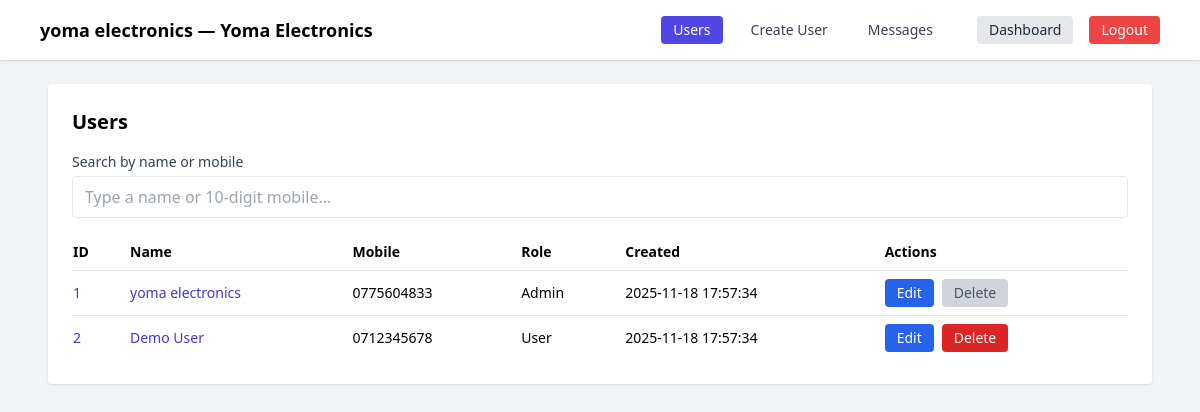
/admin.php (signed in), run on the app's committed database.
### tables this page shows
CREATE TABLE `users` (
  `id` INT UNSIGNED NOT NULL AUTO_INCREMENT,
  `username` VARCHAR(191) NOT NULL,
  `mobile_number` VARCHAR(20) NOT NULL,
  `password_hash` VARCHAR(255) NULL,
  `is_admin` TINYINT(1) NOT NULL DEFAULT 0,
  `created_at` TIMESTAMP NOT NULL DEFAULT CURRENT_TIMESTAMP,
  `updated_at` TIMESTAMP NOT NULL DEFAULT CURRENT_TIMESTAMP ON UPDATE CURRENT_TIMESTAMP,
  PRIMARY KEY (`id`),
  UNIQUE KEY `uniq_username` (`username`),
  UNIQUE KEY `uniq_mobile` (`mobile_number`)
);

### config.php (called while the page is built, shortened)
<?php
function db() {
    static $pdo = null;
    if ($pdo === null) {
        $dsn = 'mysql:host=' . DB_HOST . ';port=' . DB_PORT . ';dbname=' . DB_NAME . ';charset=utf8mb4';
        try {
            $pdo = new PDO($dsn, DB_USER, DB_PASS, [
                PDO::ATTR_ERRMODE => PDO::ERRMODE_EXCEPTION,
                PDO::ATTR_DEFAULT_FETCH_MODE => PDO::FETCH_ASSOC,
            ]);
        } catch (PDOException $e) {
            http_response_code(500);
            echo '<h1>Database connection failed</h1>';
            echo '<p>Please ensure MySQL is running, setup.sql is imported, and config.php credentials are correct.</p>';
            exit;
        }
    }
    return $pdo;
}
?>

### admin.php (the view, shortened to what this page needs)
<?php
require_once __DIR__ . '/config.php';
$q = isset($_GET['q']) ? trim((string)$_GET['q']) : '';
$params = [];
$sql = 'SELECT id, username, mobile_number, is_admin, created_at FROM users';
$sql .= ' ORDER BY created_at DESC LIMIT 100';
if (!empty($params)) {
  $stmt = db()->prepare($sql);
  $stmt->execute($params);
  $users = $stmt->fetchAll();
} else {
  $users = db()->query($sql)->fetchAll();
}
?>
<!doctype html>
<html lang="en">
<head>
  <script src="https://cdn.tailwindcss.com"></script>
</head>
<body class="bg-gray-100 min-h-screen">
  <?php include __DIR__ . '/includes/admin_nav.php'; ?>
  <main class="max-w-6xl mx-auto p-6 space-y-6">
    <section class="bg-white rounded shadow p-6">
      <h2 class="text-xl font-semibold mb-4">Users</h2>
      <form id="userSearchForm" method="get" class="mb-4">
        <label class="block text-sm font-medium text-gray-700 mb-1" for="q">Search by name or mobile</label>
        <input id="q" name="q" value="<?= htmlspecialchars($q) ?>" class="mt-1 block w-full px-3 py-2 border rounded focus:outline-none focus:ring-2 focus:ring-indigo-500" placeholder="Type a name or 10-digit mobile..." autocomplete="off" />
      </form>
      <div class="overflow-x-auto">
        <table class="min-w-full text-sm">
          <thead>
            <tr class="text-left border-b">
              <th class="py-2 pr-4">ID</th>
              <th class="py-2 pr-4">Name</th>
              <th class="py-2 pr-4">Mobile</th>
              <th class="py-2 pr-4">Role</th>
              <th class="py-2 pr-4">Created</th>
              <th class="py-2 pr-4">Actions</th>
            </tr>
          </thead>
          <tbody id="usersTbody">
            <?php foreach ($users as $u): ?>
              <?php $listingHref = '/Kaveesha/add_listing.php?user_id=' . (int)$u['id']; ?>
              <tr class="border-b last:border-0 cursor-pointer hover:bg-indigo-50" data-href="<?= $listingHref ?>">
                <td class="py-2 pr-4"><a href="<?= $listingHref ?>" class="text-indigo-700 hover:underline" title="Add listing for user #<?= (int)$u['id'] ?>"><?= (int)$u['id'] ?></a></td>
                <td class="py-2 pr-4"><a href="<?= $listingHref ?>" class="text-indigo-700 hover:underline" title="Add listing for <?= htmlspecialchars($u['username']) ?>"><?= htmlspecialchars($u['username']) ?></a></td>
                <td class="py-2 pr-4"><?= htmlspecialchars($u['mobile_number']) ?></td>
                <td class="py-2 pr-4"><?= !empty($u['is_admin']) ? 'Admin' : 'User' ?></td>
                <td class="py-2 pr-4"><?= htmlspecialchars($u['created_at']) ?></td>
                <td class="py-2 pr-4">
                  <div class="flex items-center gap-2">
                    <a href="/Kaveesha/admin_user_edit.php?id=<?= (int)$u['id'] ?>" class="inline-block px-3 py-1 bg-blue-600 text-white rounded hover:bg-blue-700">Edit</a>
                    <form action="/Kaveesha/admin_user_delete.php" method="post" onsubmit="return confirm('Delete this user? This cannot be undone.');">
                      <?php $isSelf = isset($_SESSION['user_id']) && ((int)$_SESSION['user_id'] === (int)$u['id']); ?>
                      <button type="submit" class="px-3 py-1 rounded <?= $isSelf ? 'bg-gray-300 text-gray-600 cursor-not-allowed' : 'bg-red-600 text-white hover:bg-red-700' ?>" <?= $isSelf ? 'disabled' : '' ?>>Delete</button>
                    </form>
                  </div>
                </td>
              </tr>
            <?php endforeach; ?>
          </tbody>
        </table>
      </div>
    </section>
  </main>
</body>
</html>

### includes/admin_nav.php (shortened to what this page needs)
<?php
$current = basename($_SERVER['PHP_SELF']);
$isUsers = in_array($current, ['admin.php', 'admin_users.php'], true);
$isCreate = ($current === 'admin_create_user.php');
if (!function_exists('nav_link_classes')) {
    function nav_link_classes($active) {
        $base = 'text-sm px-3 py-1 rounded transition-colors';
        return $active
            ? $base . ' bg-indigo-600 text-white'
            : $base . ' text-gray-700 hover:bg-gray-100';
    }
}
$adminName = isset($_SESSION['user']) ? (string)$_SESSION['user'] : 'Admin';
if (!empty($_SESSION['user_id']) && empty($_SESSION['cached_username'])) {
  try {
    $stmt = db()->prepare('SELECT username FROM users WHERE id = ? LIMIT 1');
    $stmt->execute([(int)$_SESSION['user_id']]);
    $row = $stmt->fetch();
    if ($row && isset($row['username']) && $row['username'] !== '') {
      $adminName = (string)$row['username'];
      $_SESSION['cached_username'] = $adminName;
    }
  } catch (Throwable $e) {
  }
} elseif (!empty($_SESSION['cached_username'])) {
  $adminName = $_SESSION['cached_username'];
}
?>
<nav class="bg-white shadow">
  <div class="max-w-6xl mx-auto px-4 py-4 flex items-center justify-between">
  <div class="text-lg font-semibold"><?= htmlspecialchars($adminName) ?> — Yoma Electronics</div>
    <div class="hidden md:flex items-center space-x-8">
      <div class="flex items-center space-x-4">
        <a href="/Kaveesha/admin.php" class="<?= nav_link_classes($isUsers) ?>">Users</a>
        <a href="/Kaveesha/admin_create_user.php" class="<?= nav_link_classes($isCreate) ?>">Create User</a>
        <a href="/Kaveesha/admin_messages.php" class="<?= nav_link_classes($current === 'admin_messages.php') ?> relative">
          Messages
        </a>
      </div>
      <div class="flex items-center space-x-4">
        <a href="/Kaveesha/dashboard.php" class="text-sm bg-gray-200 text-gray-800 px-3 py-1 rounded">Dashboard</a>
        <a href="/Kaveesha/logout.php" class="logout-link text-sm bg-red-500 text-white px-3 py-1 rounded">Logout</a>
      </div>
    </div>
  </div>
</nav>

### data on the page
users: id "1", username "yoma electronics", mobile_number "0775604833", is_admin "Admin", created_at "2025-11-18 17:57:34"
users: id "2", username "Demo User", mobile_number "0712345678", is_admin "User", created_at "2025-11-18 17:57:34"

### other printed values
$adminName "yoma electronics"
